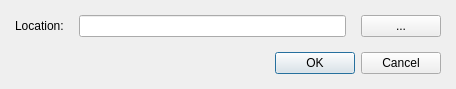
<?xml version="1.0" encoding="UTF-8"?>
<ui version="4.0">
 <class>DialogLocation</class>
 <widget class="QDialog" name="DialogLocation">
  <property name="geometry">
   <rect>
    <x>0</x>
    <y>0</y>
    <width>456</width>
    <height>89</height>
   </rect>
  </property>
  <property name="windowTitle">
   <string>Choose a location...</string>
  </property>
  <layout class="QGridLayout" name="gridLayout">
   <property name="leftMargin">
    <number>15</number>
   </property>
   <property name="topMargin">
    <number>10</number>
   </property>
   <property name="rightMargin">
    <number>15</number>
   </property>
   <property name="bottomMargin">
    <number>10</number>
   </property>
   <item row="0" column="0">
    <layout class="QVBoxLayout" name="verticalLayout">
     <property name="spacing">
      <number>15</number>
     </property>
     <item>
      <layout class="QHBoxLayout" name="horizontalLayout" stretch="0,1,0">
       <item>
        <widget class="QLabel" name="label">
         <property name="text">
          <string>Location:</string>
         </property>
        </widget>
       </item>
       <item>
        <widget class="QLineEdit" name="lineEdit"/>
       </item>
       <item>
        <widget class="QPushButton" name="pushButton">
         <property name="text">
          <string>...</string>
         </property>
        </widget>
       </item>
      </layout>
     </item>
     <item>
      <widget class="QDialogButtonBox" name="buttonBox">
       <property name="orientation">
        <enum>Qt::Horizontal</enum>
       </property>
       <property name="standardButtons">
        <set>QDialogButtonBox::Cancel|QDialogButtonBox::Ok</set>
       </property>
      </widget>
     </item>
    </layout>
   </item>
  </layout>
 </widget>
 <resources/>
 <connections>
  <connection>
   <sender>buttonBox</sender>
   <signal>accepted()</signal>
   <receiver>DialogLocation</receiver>
   <slot>accept()</slot>
   <hints>
    <hint type="sourcelabel">
     <x>248</x>
     <y>254</y>
    </hint>
    <hint type="destinationlabel">
     <x>157</x>
     <y>274</y>
    </hint>
   </hints>
  </connection>
  <connection>
   <sender>buttonBox</sender>
   <signal>rejected()</signal>
   <receiver>DialogLocation</receiver>
   <slot>reject()</slot>
   <hints>
    <hint type="sourcelabel">
     <x>316</x>
     <y>260</y>
    </hint>
    <hint type="destinationlabel">
     <x>286</x>
     <y>274</y>
    </hint>
   </hints>
  </connection>
 </connections>
</ui>
